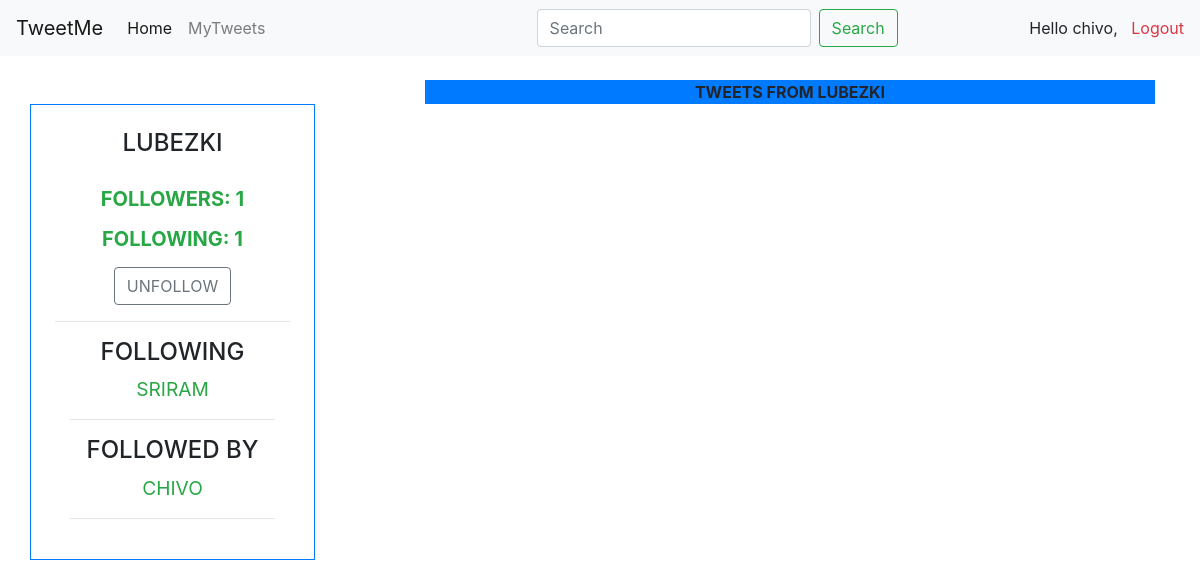
Page /profiles/Lubezki/ (signed in) on the earlier database version.
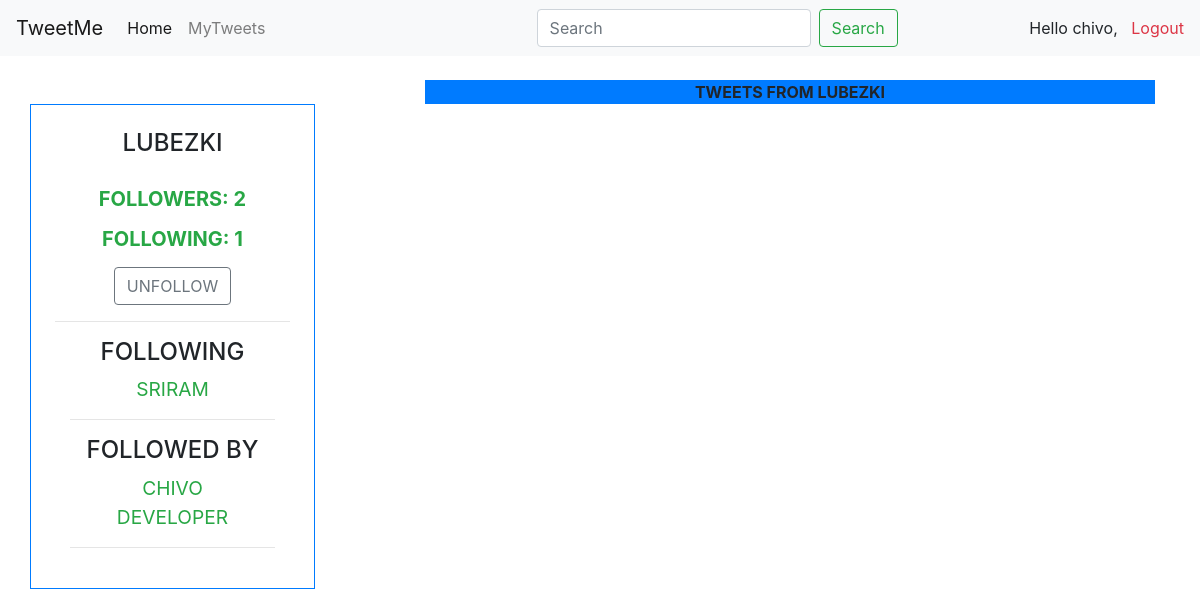
Same page on the later database version.
### tweets/profiles/models.py (models this page shows)
class Profiles(models.Model):
    userprofile = models.OneToOneField(
        user, on_delete=models.CASCADE, related_name="profile")
    followDetails = models.ManyToManyField(user, related_name="followed_By")
    def get_following(self):
        qs = self.followDetails.all().exclude(username=self.userprofile.username)
        return qs
    def get_follow_url(self):
        return reverse_lazy("profiles:Followview", kwargs={"username": self.userprofile.username})
    objects = ProfileQueryset()
    class Meta:
        verbose_name_plural = "Profiles"
    def __str__(self):
        return self.userprofile.username

### tweets/profiles/views.py (the view)
class UserDetail(DetailView):
    queryset = User.objects.all()
    template_name = "tweets/User_detail.html"
    def get_object(self, *args, **kwargs):
        userobject = User.objects.get(
            username__iexact=self.kwargs["username"])
        return userobject
    def get_context_data(self, *args, **kwargs):
        context = super(UserDetail, self).get_context_data(**kwargs)
        get_kwargs = self.kwargs["username"]
        get_profile = get_object_or_404(User, username=get_kwargs)
        final = Profiles.objects.Followdetails(self.request.user, get_profile)
        if final is not None:
            if final:
                context["followdetail"] = "UnFollow"
            else:
                context["followdetail"] = "Follow"
        else:
            context["followdetail"] = None
        return context

### tweets/models.py (called while the page is built)
    def get_likes(self):
        likeCount = self.likes.all().count()
        return likeCount

### tweets/profiles/models.py (called while the page is built)
    def all(self):
        print(self.get_queryset())
        print(self.get_queryset().all())
        qs = self.get_queryset().all()
        get = qs.exclude(userprofile=self.instance)
        print(get)
        return get

    def Followdetails(self, userobj, checkdetail):
        myprofile = user.objects.get(username=userobj.username)
        FollowingorNot = myprofile.profile.followDetails.all()
        if userobj != checkdetail:
            if checkdetail in FollowingorNot:
                checked = True
            else:
                checked = False
        else:
            checked = None
        return checked

### tweets/templates/tweets/User_detail.html (shortened to what this page needs)
{% extends 'tweets/base.html' %}
{% block user %}
{{ user.get_username }}
<br>
<br>
<p class="lead text-success font-weight-bold">Followers: {{object.followed_By.all.count}}</p>
<p class="lead text-success font-weight-bold">Following: {{object.profile.get_following.count}}</p>
{% if followdetail %}
<a href="{{ object.profile.get_follow_url }}" class="btn btn-outline-secondary"> {{followdetail}}</a>
{% endif %}
<hr>
<div class="container-fluid text-center">
    <h4>Following</h4>
    {% for following in object.profile.get_following %}
    <a class="text-success" href="{% url 'profiles:UserDetail' following.username %}">
        <small>{{following.username}}</small>
    </a>
    <br>
    {% empty %}
    <p class="lead">
        <small>Not following any users</small>
    </p>
    {% endfor %}
    <hr>
    <h4>Followed By</h4>
    {% for following in object.followed_By.all %}
    <a class="text-success"
        href="{% url 'profiles:UserDetail' following.userprofile %}"><small>{{following.userprofile}}</small></a>
    <br>
    {% empty %}
    <p class="lead">
        <small>No users following you</small>
    </p>
    {% endfor %}
    <hr>
</div>
{% endblock %}
{% block content %}
<div class="container sticky-top">
    <div class="row">
        <div class="col-sm-12 text-center bg-primary text-uppercase font-weight-bold mb-4">
            Tweets From {{object.profile.userprofile}}
        </div>
    </div>
</div>
{% endblock %}

Differences in the rows shown:
added Profiles: userprofile "DEVELOPER"
Other differences:
{{ object.followed_By.all.count }}: "1" → "2"
